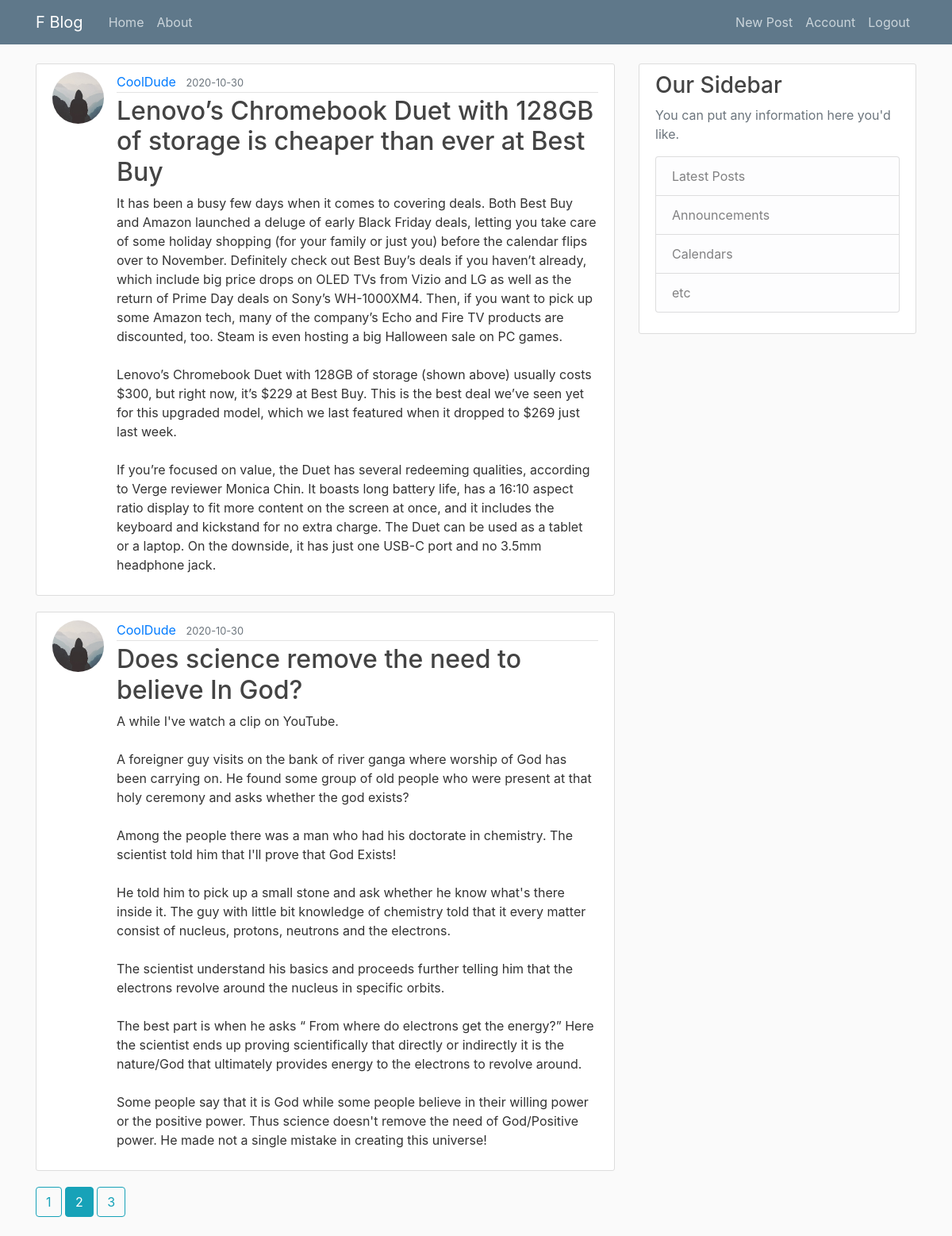
/home?page=2 (signed in), run on the app's committed database.
### blog/models.py (models this page shows, shortened)
class Post(db.Model):
    id = db.Column(db.Integer, primary_key=True)
    title = db.Column(db.String(100), nullable=False)
    date_posted = db.Column(db.DateTime, nullable=False, default=datetime.utcnow)
    content = db.Column(db.Text, nullable=False)
    user_id = db.Column(db.Integer, db.ForeignKey('user.id'), nullable=False)

class User(db.Model, UserMixin):
    id = db.Column(db.Integer, primary_key=True)
    username = db.Column(db.String(20), unique=True, nullable=False)
    email = db.Column(db.String(120), unique=True, nullable=False)
    image_file = db.Column(db.String(20), nullable=False, default='default.jpg')
    password = db.Column(db.String(60), nullable=False)
    posts = db.relationship('Post', backref='author', lazy=True)

### blog/main/routes.py (the view)
@main.route('/')
@main.route('/home')
def home():
    page = request.args.get('page', 1, type=int)
    posts = Post.query.order_by(Post.date_posted.desc()).paginate(page=page, per_page=2)
    return render_template('home.html', posts=posts)

### blog/models.py (called while the page is built)
@login_manager.user_loader
def load_user(user_id):
    return User.query.get(int(user_id))

### blog/templates/home.html
{% extends "layout.html" %}
{% block content %}
    {% for post in posts.items %}
        <article class="media content-section">
          <img class="rounded-circle article-img" src="{{ url_for('static', filename='profile_pics/' + post.author.image_file) }}">
          <div class="media-body">
            <div class="article-metadata">
              <a class="mr-2" href="{{ url_for('users.user_posts', username=post.author.username) }}">{{ post.author.username }}</a>
              <small class="text-muted">{{ post.date_posted.strftime('%Y-%m-%d') }}</small>
            </div>
            <h2><a class="article-title" href="{{ url_for('posts.post', post_id=post.id) }}">{{ post.title }}</a></h2>
            <p class="article-content">{{ post.content }}</p>
          </div>
        </article>
    {% endfor %}
    {% for page_num in posts.iter_pages(left_edge=1, right_edge=1, left_current=1, right_current=2) %}
        {% if page_num %}
          {% if posts.page == page_num %}
            <a class="btn btn-info mb-4" href="{{ url_for('main.home', page=page_num) }}">{{ page_num }}</a>
          {% else %}
            <a class="btn btn-outline-info mb-4" href="{{ url_for('main.home', page=page_num) }}">{{ page_num }}</a>
          {% endif %}
        {% else %}
          ...
        {% endif %}
    {% endfor %}
{% endblock content %}

### blog/static/main.css (style rules this page uses)
body { background: #fafafa; color: #333333; margin-top: 5rem; }
h1, h2, h3, h4, h5, h6 { color: #444444; }
.content-section { background: #ffffff; padding: 10px 20px; border: 1px solid #dddddd; border-radius: 3px; margin-bottom: 20px; }
.article-title { color: #444444; }
.article-content { white-space: pre-line; }
.article-img { height: 65px; width: 65px; margin-right: 16px; }
.article-metadata { padding-bottom: 1px; margin-bottom: 4px; border-bottom: 1px solid #e3e3e3 }

### data on the page
Post: image_file (placeholder picture), author.username "CoolDude", date_posted "2020-10-30", title "Lenovo’s Chromebook Duet with 128GB of storage is cheaper than ever at Best Buy", content "It has been a busy few days when it comes to covering deals. Both Best Buy and Amazon launched a deluge of early Black Friday deals, letting you take care of some holiday shopping (for your family or just you) before the calendar flips over to November. Definitely check out Best Buy’s deals if you haven’t already, which include big price drops on OLED TVs from Vizio and LG as well as the return of Prime Day deals on Sony’s WH-1000XM4. Then, if you want to pick up some Amazon tech, many of the company’s Echo and Fire TV products are discounted, too. Steam is even hosting a big Halloween sale on PC games. Lenovo’s Chromebook Duet with 128GB of storage (shown above) usually costs $300, but…"
Post: image_file (placeholder picture), author.username "CoolDude", date_posted "2020-10-30", title "Does science remove the need to believe In God?", content "A while I've watch a clip on YouTube. A foreigner guy visits on the bank of river ganga where worship of God has been carrying on. He found some group of old people who were present at that holy ceremony and asks whether the god exists? Among the people there was a man who had his doctorate in chemistry. The scientist told him that I'll prove that God Exists! He told him to pick up a small stone and ask whether he know what's there inside it. The guy with little bit knowledge of chemistry told that it every matter consist of nucleus, protons, neutrons and the electrons. The scientist understand his basics and proceeds further telling him that the electrons revolve around the nucleus in…"

### other printed values
{{ page_num }} "1" "3"
{{ page_num }} "2"
